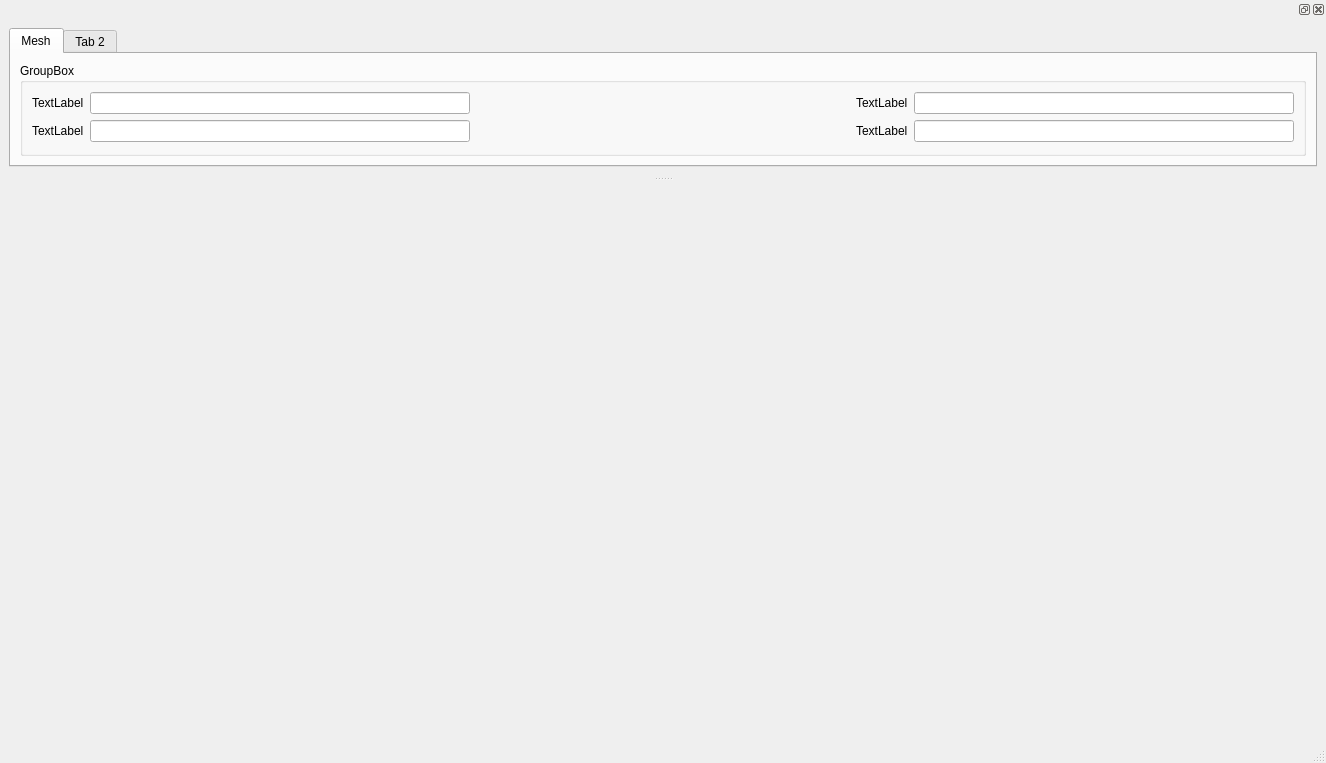
<?xml version="1.0" encoding="UTF-8"?>
<ui version="4.0">
 <class>MainWindow</class>
 <widget class="QMainWindow" name="MainWindow">
  <property name="geometry">
   <rect>
    <x>0</x>
    <y>0</y>
    <width>1326</width>
    <height>763</height>
   </rect>
  </property>
  <property name="windowTitle">
   <string>MainWindow</string>
  </property>
  <widget class="QWidget" name="centralwidget">
   <layout class="QVBoxLayout" name="verticalLayout_2">
    <item>
     <widget class="QWidget" name="mapWidget" native="true"/>
    </item>
   </layout>
  </widget>
  <widget class="QMenuBar" name="menubar">
   <property name="geometry">
    <rect>
     <x>0</x>
     <y>0</y>
     <width>1326</width>
     <height>26</height>
    </rect>
   </property>
  </widget>
  <widget class="QStatusBar" name="statusbar"/>
  <widget class="QDockWidget" name="dockWidget_2">
   <attribute name="dockWidgetArea">
    <number>4</number>
   </attribute>
   <widget class="QWidget" name="dockWidgetContents_2">
    <layout class="QHBoxLayout" name="horizontalLayout">
     <item>
      <widget class="QTabWidget" name="tabWidget">
       <property name="currentIndex">
        <number>0</number>
       </property>
       <widget class="QWidget" name="Mesh">
        <attribute name="title">
         <string>Mesh</string>
        </attribute>
        <layout class="QGridLayout" name="gridLayout">
         <item row="0" column="0">
          <widget class="QGroupBox" name="groupBox">
           <property name="title">
            <string>GroupBox</string>
           </property>
           <layout class="QGridLayout" name="gridLayout_2">
            <item row="2" column="3">
             <widget class="QLabel" name="label_4">
              <property name="text">
               <string>TextLabel</string>
              </property>
             </widget>
            </item>
            <item row="1" column="3">
             <widget class="QLabel" name="label_3">
              <property name="text">
               <string>TextLabel</string>
              </property>
             </widget>
            </item>
            <item row="1" column="0">
             <widget class="QLabel" name="label">
              <property name="text">
               <string>TextLabel</string>
              </property>
             </widget>
            </item>
            <item row="2" column="4">
             <widget class="QLineEdit" name="lineEdit_4"/>
            </item>
            <item row="2" column="0">
             <widget class="QLabel" name="label_2">
              <property name="text">
               <string>TextLabel</string>
              </property>
             </widget>
            </item>
            <item row="2" column="1">
             <widget class="QLineEdit" name="lineEdit_3"/>
            </item>
            <item row="1" column="1">
             <widget class="QLineEdit" name="lineEdit"/>
            </item>
            <item row="1" column="4">
             <widget class="QLineEdit" name="lineEdit_2"/>
            </item>
            <item row="1" column="2">
             <spacer name="horizontalSpacer">
              <property name="orientation">
               <enum>Qt::Horizontal</enum>
              </property>
              <property name="sizeHint" stdset="0">
               <size>
                <width>40</width>
                <height>20</height>
               </size>
              </property>
             </spacer>
            </item>
            <item row="2" column="2">
             <spacer name="horizontalSpacer_2">
              <property name="orientation">
               <enum>Qt::Horizontal</enum>
              </property>
              <property name="sizeHint" stdset="0">
               <size>
                <width>40</width>
                <height>20</height>
               </size>
              </property>
             </spacer>
            </item>
           </layout>
          </widget>
         </item>
        </layout>
       </widget>
       <widget class="QWidget" name="tab_2">
        <attribute name="title">
         <string>Tab 2</string>
        </attribute>
       </widget>
      </widget>
     </item>
    </layout>
   </widget>
  </widget>
 </widget>
 <resources/>
 <connections/>
</ui>
